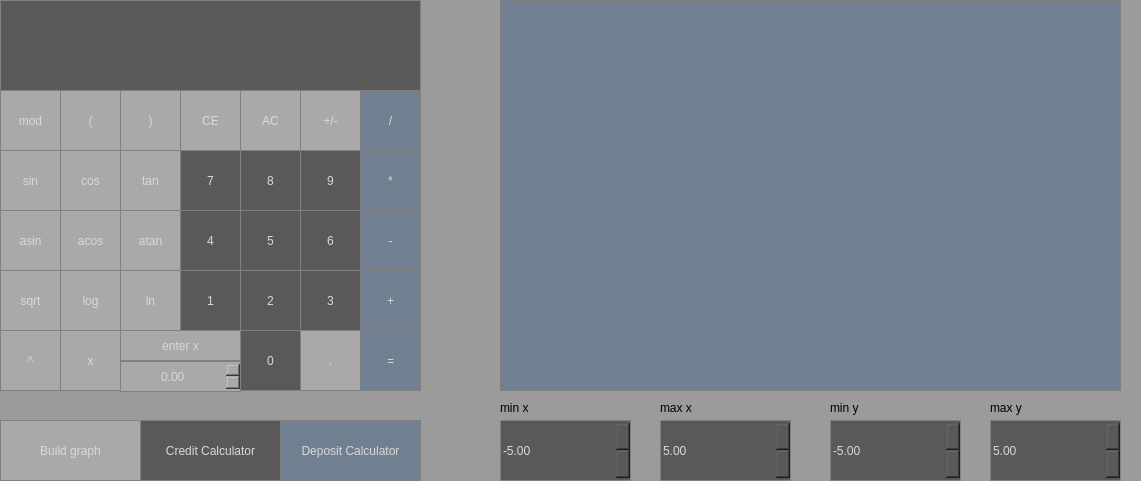
<?xml version="1.0" encoding="UTF-8"?>
<ui version="4.0">
 <class>Calculator</class>
 <widget class="QMainWindow" name="Calculator">
  <property name="geometry">
   <rect>
    <x>0</x>
    <y>0</y>
    <width>1141</width>
    <height>481</height>
   </rect>
  </property>
  <property name="sizePolicy">
   <sizepolicy hsizetype="Fixed" vsizetype="Fixed">
    <horstretch>0</horstretch>
    <verstretch>0</verstretch>
   </sizepolicy>
  </property>
  <property name="mouseTracking">
   <bool>false</bool>
  </property>
  <property name="windowTitle">
   <string>Calculator</string>
  </property>
  <property name="styleSheet">
   <string notr="true">background-color: rgb(155, 155, 156);</string>
  </property>
  <property name="dockOptions">
   <set>QMainWindow::AllowTabbedDocks|QMainWindow::AnimatedDocks</set>
  </property>
  <widget class="QWidget" name="centralwidget">
   <widget class="QLabel" name="calcScreen">
    <property name="geometry">
     <rect>
      <x>0</x>
      <y>0</y>
      <width>421</width>
      <height>91</height>
     </rect>
    </property>
    <property name="sizePolicy">
     <sizepolicy hsizetype="Preferred" vsizetype="Preferred">
      <horstretch>0</horstretch>
      <verstretch>0</verstretch>
     </sizepolicy>
    </property>
    <property name="styleSheet">
     <string notr="true">QLabel {
  	align=&quot;right&quot;;
	background-color: #595959;
	color: #d9d9d9;
   	border: 1px solid grey;
	font: 38pt &quot;.AppleSystemUIFont&quot;;
}
</string>
    </property>
    <property name="text">
     <string/>
    </property>
    <property name="alignment">
     <set>Qt::AlignRight|Qt::AlignTrailing|Qt::AlignVCenter</set>
    </property>
   </widget>
   <widget class="QPushButton" name="fiveButton">
    <property name="enabled">
     <bool>true</bool>
    </property>
    <property name="geometry">
     <rect>
      <x>240</x>
      <y>210</y>
      <width>61</width>
      <height>61</height>
     </rect>
    </property>
    <property name="sizePolicy">
     <sizepolicy hsizetype="Preferred" vsizetype="Preferred">
      <horstretch>0</horstretch>
      <verstretch>0</verstretch>
     </sizepolicy>
    </property>
    <property name="styleSheet">
     <string notr="true">QPushButton {
	background-color: #595959;
	color: #d9d9d9;
   	border: 1px solid grey;
}
QPushButton:pressed {
    background-color: qradialgradient(spread:pad, cx:0.5, cy:0.5, radius:0.5, fx:0.5, fy:0.5, stop:0 rgba(0, 0, 0, 0), stop:0.52 rgba(0, 0, 0, 0), stop:0.565 rgba(82, 121, 76, 33), stop:0.650246 rgba(235, 235, 235, 64), stop:0.724138 rgba(255, 254, 250, 129), stop:0.768473 rgba(255, 255, 255, 204), stop:0.891626 rgba(253, 252, 255, 64), stop:1 rgba(0, 0, 0, 0));
	border: 1px solid grey;
}</string>
    </property>
    <property name="text">
     <string>5</string>
    </property>
   </widget>
   <widget class="QPushButton" name="threeButton">
    <property name="enabled">
     <bool>true</bool>
    </property>
    <property name="geometry">
     <rect>
      <x>300</x>
      <y>270</y>
      <width>61</width>
      <height>61</height>
     </rect>
    </property>
    <property name="sizePolicy">
     <sizepolicy hsizetype="Preferred" vsizetype="Preferred">
      <horstretch>0</horstretch>
      <verstretch>0</verstretch>
     </sizepolicy>
    </property>
    <property name="styleSheet">
     <string notr="true">QPushButton {
	background-color: #595959;
	color: #d9d9d9;
   	border: 1px solid grey;
}
QPushButton:pressed {
    background-color: qradialgradient(spread:pad, cx:0.5, cy:0.5, radius:0.5, fx:0.5, fy:0.5, stop:0 rgba(0, 0, 0, 0), stop:0.52 rgba(0, 0, 0, 0), stop:0.565 rgba(82, 121, 76, 33), stop:0.650246 rgba(235, 235, 235, 64), stop:0.724138 rgba(255, 254, 250, 129), stop:0.768473 rgba(255, 255, 255, 204), stop:0.891626 rgba(253, 252, 255, 64), stop:1 rgba(0, 0, 0, 0));
	border: 1px solid grey;
}</string>
    </property>
    <property name="text">
     <string>3</string>
    </property>
   </widget>
   <widget class="QPushButton" name="acosButton">
    <property name="enabled">
     <bool>true</bool>
    </property>
    <property name="geometry">
     <rect>
      <x>60</x>
      <y>210</y>
      <width>61</width>
      <height>61</height>
     </rect>
    </property>
    <property name="sizePolicy">
     <sizepolicy hsizetype="Preferred" vsizetype="Preferred">
      <horstretch>0</horstretch>
      <verstretch>0</verstretch>
     </sizepolicy>
    </property>
    <property name="styleSheet">
     <string notr="true">QPushButton {
	background-color: #A9A9A9;
	color: #d9d9d9;
   	border: 1px solid gray;
}
QPushButton:pressed {
    	background-color: qradialgradient(spread:pad, cx:0.5, cy:0.5, radius:0.5, fx:0.5, fy:0.5, stop:0 rgba(0, 0, 0, 0), stop:0.52 rgba(0, 0, 0, 0), stop:0.565 rgba(82, 121, 76, 33), stop:0.650246 rgba(235, 235, 235, 64), stop:0.724138 rgba(255, 254, 250, 129), stop:0.768473 rgba(255, 255, 255, 204), stop:0.891626 rgba(253, 252, 255, 64), stop:1 rgba(0, 0, 0, 0));
}</string>
    </property>
    <property name="text">
     <string>acos</string>
    </property>
   </widget>
   <widget class="QPushButton" name="atanButton">
    <property name="enabled">
     <bool>true</bool>
    </property>
    <property name="geometry">
     <rect>
      <x>120</x>
      <y>210</y>
      <width>61</width>
      <height>61</height>
     </rect>
    </property>
    <property name="sizePolicy">
     <sizepolicy hsizetype="Preferred" vsizetype="Preferred">
      <horstretch>0</horstretch>
      <verstretch>0</verstretch>
     </sizepolicy>
    </property>
    <property name="styleSheet">
     <string notr="true">QPushButton {
	background-color: #A9A9A9;
	color: #d9d9d9;
   	border: 1px solid gray;
}
QPushButton:pressed {
    	background-color: qradialgradient(spread:pad, cx:0.5, cy:0.5, radius:0.5, fx:0.5, fy:0.5, stop:0 rgba(0, 0, 0, 0), stop:0.52 rgba(0, 0, 0, 0), stop:0.565 rgba(82, 121, 76, 33), stop:0.650246 rgba(235, 235, 235, 64), stop:0.724138 rgba(255, 254, 250, 129), stop:0.768473 rgba(255, 255, 255, 204), stop:0.891626 rgba(253, 252, 255, 64), stop:1 rgba(0, 0, 0, 0));
}</string>
    </property>
    <property name="text">
     <string>atan</string>
    </property>
   </widget>
   <widget class="QPushButton" name="cosButton">
    <property name="enabled">
     <bool>true</bool>
    </property>
    <property name="geometry">
     <rect>
      <x>60</x>
      <y>150</y>
      <width>61</width>
      <height>61</height>
     </rect>
    </property>
    <property name="sizePolicy">
     <sizepolicy hsizetype="Preferred" vsizetype="Preferred">
      <horstretch>0</horstretch>
      <verstretch>0</verstretch>
     </sizepolicy>
    </property>
    <property name="styleSheet">
     <string notr="true">QPushButton {
	background-color: #A9A9A9;
	color: #d9d9d9;
   	border: 1px solid gray;
}
QPushButton:pressed {
    	background-color: qradialgradient(spread:pad, cx:0.5, cy:0.5, radius:0.5, fx:0.5, fy:0.5, stop:0 rgba(0, 0, 0, 0), stop:0.52 rgba(0, 0, 0, 0), stop:0.565 rgba(82, 121, 76, 33), stop:0.650246 rgba(235, 235, 235, 64), stop:0.724138 rgba(255, 254, 250, 129), stop:0.768473 rgba(255, 255, 255, 204), stop:0.891626 rgba(253, 252, 255, 64), stop:1 rgba(0, 0, 0, 0));
}</string>
    </property>
    <property name="text">
     <string>cos</string>
    </property>
   </widget>
   <widget class="QPushButton" name="mulButton">
    <property name="enabled">
     <bool>true</bool>
    </property>
    <property name="geometry">
     <rect>
      <x>360</x>
      <y>150</y>
      <width>61</width>
      <height>61</height>
     </rect>
    </property>
    <property name="sizePolicy">
     <sizepolicy hsizetype="Preferred" vsizetype="Preferred">
      <horstretch>0</horstretch>
      <verstretch>0</verstretch>
     </sizepolicy>
    </property>
    <property name="styleSheet">
     <string notr="true">QPushButton {
  background-color: #708090;
  color: #d9d9d9; 
  border: 1px solid gray;
}

QPushButton:pressed {
    background-color: qradialgradient(spread:pad, cx:0.5, cy:0.5, radius:0.5, fx:0.5, fy:0.5, stop:0 rgba(0, 0, 0, 0), stop:0.52 rgba(0, 0, 0, 0), stop:0.565 rgba(82, 121, 76, 33), stop:0.650246 rgba(235, 235, 235, 64), stop:0.724138 rgba(255, 254, 250, 129), stop:0.768473 rgba(255, 255, 255, 204), stop:0.891626 rgba(253, 252, 255, 64), stop:1 rgba(0, 0, 0, 0));
}</string>
    </property>
    <property name="text">
     <string>*</string>
    </property>
   </widget>
   <widget class="QPushButton" name="ACButton">
    <property name="enabled">
     <bool>true</bool>
    </property>
    <property name="geometry">
     <rect>
      <x>240</x>
      <y>90</y>
      <width>61</width>
      <height>61</height>
     </rect>
    </property>
    <property name="sizePolicy">
     <sizepolicy hsizetype="Preferred" vsizetype="Preferred">
      <horstretch>0</horstretch>
      <verstretch>0</verstretch>
     </sizepolicy>
    </property>
    <property name="styleSheet">
     <string notr="true">QPushButton {
	background-color: #A9A9A9;
	color: #d9d9d9;
   	border: 1px solid gray;
}
QPushButton:pressed {
    	background-color: qradialgradient(spread:pad, cx:0.5, cy:0.5, radius:0.5, fx:0.5, fy:0.5, stop:0 rgba(0, 0, 0, 0), stop:0.52 rgba(0, 0, 0, 0), stop:0.565 rgba(82, 121, 76, 33), stop:0.650246 rgba(235, 235, 235, 64), stop:0.724138 rgba(255, 254, 250, 129), stop:0.768473 rgba(255, 255, 255, 204), stop:0.891626 rgba(253, 252, 255, 64), stop:1 rgba(0, 0, 0, 0));
}</string>
    </property>
    <property name="text">
     <string>AC</string>
    </property>
   </widget>
   <widget class="QPushButton" name="oneButton">
    <property name="enabled">
     <bool>true</bool>
    </property>
    <property name="geometry">
     <rect>
      <x>180</x>
      <y>270</y>
      <width>61</width>
      <height>61</height>
     </rect>
    </property>
    <property name="sizePolicy">
     <sizepolicy hsizetype="Preferred" vsizetype="Preferred">
      <horstretch>0</horstretch>
      <verstretch>0</verstretch>
     </sizepolicy>
    </property>
    <property name="styleSheet">
     <string notr="true">QPushButton {
	background-color: #595959;
	color: #d9d9d9;
   	border: 1px solid grey;
}
QPushButton:pressed {
    background-color: qradialgradient(spread:pad, cx:0.5, cy:0.5, radius:0.5, fx:0.5, fy:0.5, stop:0 rgba(0, 0, 0, 0), stop:0.52 rgba(0, 0, 0, 0), stop:0.565 rgba(82, 121, 76, 33), stop:0.650246 rgba(235, 235, 235, 64), stop:0.724138 rgba(255, 254, 250, 129), stop:0.768473 rgba(255, 255, 255, 204), stop:0.891626 rgba(253, 252, 255, 64), stop:1 rgba(0, 0, 0, 0));
	border: 1px solid grey;
}</string>
    </property>
    <property name="text">
     <string>1</string>
    </property>
   </widget>
   <widget class="QPushButton" name="lBracketButton">
    <property name="enabled">
     <bool>true</bool>
    </property>
    <property name="geometry">
     <rect>
      <x>60</x>
      <y>90</y>
      <width>61</width>
      <height>61</height>
     </rect>
    </property>
    <property name="sizePolicy">
     <sizepolicy hsizetype="Preferred" vsizetype="Preferred">
      <horstretch>0</horstretch>
      <verstretch>0</verstretch>
     </sizepolicy>
    </property>
    <property name="styleSheet">
     <string notr="true">QPushButton {
	background-color: #A9A9A9;
	color: #d9d9d9;
   	border: 1px solid gray;
}
QPushButton:pressed {
    	background-color: qradialgradient(spread:pad, cx:0.5, cy:0.5, radius:0.5, fx:0.5, fy:0.5, stop:0 rgba(0, 0, 0, 0), stop:0.52 rgba(0, 0, 0, 0), stop:0.565 rgba(82, 121, 76, 33), stop:0.650246 rgba(235, 235, 235, 64), stop:0.724138 rgba(255, 254, 250, 129), stop:0.768473 rgba(255, 255, 255, 204), stop:0.891626 rgba(253, 252, 255, 64), stop:1 rgba(0, 0, 0, 0));
}</string>
    </property>
    <property name="text">
     <string>(</string>
    </property>
   </widget>
   <widget class="QPushButton" name="sixButton">
    <property name="enabled">
     <bool>true</bool>
    </property>
    <property name="geometry">
     <rect>
      <x>300</x>
      <y>210</y>
      <width>61</width>
      <height>61</height>
     </rect>
    </property>
    <property name="sizePolicy">
     <sizepolicy hsizetype="Preferred" vsizetype="Preferred">
      <horstretch>0</horstretch>
      <verstretch>0</verstretch>
     </sizepolicy>
    </property>
    <property name="styleSheet">
     <string notr="true">QPushButton {
	background-color: #595959;
	color: #d9d9d9;
   	border: 1px solid grey;
}
QPushButton:pressed {
    background-color: qradialgradient(spread:pad, cx:0.5, cy:0.5, radius:0.5, fx:0.5, fy:0.5, stop:0 rgba(0, 0, 0, 0), stop:0.52 rgba(0, 0, 0, 0), stop:0.565 rgba(82, 121, 76, 33), stop:0.650246 rgba(235, 235, 235, 64), stop:0.724138 rgba(255, 254, 250, 129), stop:0.768473 rgba(255, 255, 255, 204), stop:0.891626 rgba(253, 252, 255, 64), stop:1 rgba(0, 0, 0, 0));
	border: 1px solid grey;
}</string>
    </property>
    <property name="text">
     <string>6</string>
    </property>
   </widget>
   <widget class="QPushButton" name="powerButton">
    <property name="enabled">
     <bool>true</bool>
    </property>
    <property name="geometry">
     <rect>
      <x>0</x>
      <y>330</y>
      <width>61</width>
      <height>61</height>
     </rect>
    </property>
    <property name="sizePolicy">
     <sizepolicy hsizetype="Preferred" vsizetype="Preferred">
      <horstretch>0</horstretch>
      <verstretch>0</verstretch>
     </sizepolicy>
    </property>
    <property name="styleSheet">
     <string notr="true">QPushButton {
	background-color: #A9A9A9;
	color: #d9d9d9;
   	border: 1px solid gray;
}
QPushButton:pressed {
    	background-color: qradialgradient(spread:pad, cx:0.5, cy:0.5, radius:0.5, fx:0.5, fy:0.5, stop:0 rgba(0, 0, 0, 0), stop:0.52 rgba(0, 0, 0, 0), stop:0.565 rgba(82, 121, 76, 33), stop:0.650246 rgba(235, 235, 235, 64), stop:0.724138 rgba(255, 254, 250, 129), stop:0.768473 rgba(255, 255, 255, 204), stop:0.891626 rgba(253, 252, 255, 64), stop:1 rgba(0, 0, 0, 0));
}</string>
    </property>
    <property name="text">
     <string>^</string>
    </property>
   </widget>
   <widget class="QPushButton" name="equalButton">
    <property name="enabled">
     <bool>true</bool>
    </property>
    <property name="geometry">
     <rect>
      <x>360</x>
      <y>330</y>
      <width>61</width>
      <height>61</height>
     </rect>
    </property>
    <property name="sizePolicy">
     <sizepolicy hsizetype="Preferred" vsizetype="Preferred">
      <horstretch>0</horstretch>
      <verstretch>0</verstretch>
     </sizepolicy>
    </property>
    <property name="styleSheet">
     <string notr="true">QPushButton {
  background-color: #708090;
  color: #d9d9d9; 
  border: 1px solid gray;
}

QPushButton:pressed {
    background-color: qradialgradient(spread:pad, cx:0.5, cy:0.5, radius:0.5, fx:0.5, fy:0.5, stop:0 rgba(0, 0, 0, 0), stop:0.52 rgba(0, 0, 0, 0), stop:0.565 rgba(82, 121, 76, 33), stop:0.650246 rgba(235, 235, 235, 64), stop:0.724138 rgba(255, 254, 250, 129), stop:0.768473 rgba(255, 255, 255, 204), stop:0.891626 rgba(253, 252, 255, 64), stop:1 rgba(0, 0, 0, 0));
}</string>
    </property>
    <property name="text">
     <string>=</string>
    </property>
   </widget>
   <widget class="QPushButton" name="plusButton">
    <property name="enabled">
     <bool>true</bool>
    </property>
    <property name="geometry">
     <rect>
      <x>360</x>
      <y>270</y>
      <width>61</width>
      <height>61</height>
     </rect>
    </property>
    <property name="sizePolicy">
     <sizepolicy hsizetype="Preferred" vsizetype="Preferred">
      <horstretch>0</horstretch>
      <verstretch>0</verstretch>
     </sizepolicy>
    </property>
    <property name="styleSheet">
     <string notr="true">QPushButton {
  background-color: #708090;
  color: #d9d9d9; 
  border: 1px solid gray;
}

QPushButton:pressed {
    background-color: qradialgradient(spread:pad, cx:0.5, cy:0.5, radius:0.5, fx:0.5, fy:0.5, stop:0 rgba(0, 0, 0, 0), stop:0.52 rgba(0, 0, 0, 0), stop:0.565 rgba(82, 121, 76, 33), stop:0.650246 rgba(235, 235, 235, 64), stop:0.724138 rgba(255, 254, 250, 129), stop:0.768473 rgba(255, 255, 255, 204), stop:0.891626 rgba(253, 252, 255, 64), stop:1 rgba(0, 0, 0, 0));
}</string>
    </property>
    <property name="text">
     <string>+</string>
    </property>
   </widget>
   <widget class="QPushButton" name="sqrtButton">
    <property name="enabled">
     <bool>true</bool>
    </property>
    <property name="geometry">
     <rect>
      <x>0</x>
      <y>270</y>
      <width>61</width>
      <height>61</height>
     </rect>
    </property>
    <property name="sizePolicy">
     <sizepolicy hsizetype="Preferred" vsizetype="Preferred">
      <horstretch>0</horstretch>
      <verstretch>0</verstretch>
     </sizepolicy>
    </property>
    <property name="styleSheet">
     <string notr="true">QPushButton {
	background-color: #A9A9A9;
	color: #d9d9d9;
   	border: 1px solid gray;
}
QPushButton:pressed {
    	background-color: qradialgradient(spread:pad, cx:0.5, cy:0.5, radius:0.5, fx:0.5, fy:0.5, stop:0 rgba(0, 0, 0, 0), stop:0.52 rgba(0, 0, 0, 0), stop:0.565 rgba(82, 121, 76, 33), stop:0.650246 rgba(235, 235, 235, 64), stop:0.724138 rgba(255, 254, 250, 129), stop:0.768473 rgba(255, 255, 255, 204), stop:0.891626 rgba(253, 252, 255, 64), stop:1 rgba(0, 0, 0, 0));
}</string>
    </property>
    <property name="text">
     <string>sqrt</string>
    </property>
   </widget>
   <widget class="QPushButton" name="twoButton">
    <property name="enabled">
     <bool>true</bool>
    </property>
    <property name="geometry">
     <rect>
      <x>240</x>
      <y>270</y>
      <width>61</width>
      <height>61</height>
     </rect>
    </property>
    <property name="sizePolicy">
     <sizepolicy hsizetype="Preferred" vsizetype="Preferred">
      <horstretch>0</horstretch>
      <verstretch>0</verstretch>
     </sizepolicy>
    </property>
    <property name="styleSheet">
     <string notr="true">QPushButton {
	background-color: #595959;
	color: #d9d9d9;
   	border: 1px solid grey;
}
QPushButton:pressed {
    background-color: qradialgradient(spread:pad, cx:0.5, cy:0.5, radius:0.5, fx:0.5, fy:0.5, stop:0 rgba(0, 0, 0, 0), stop:0.52 rgba(0, 0, 0, 0), stop:0.565 rgba(82, 121, 76, 33), stop:0.650246 rgba(235, 235, 235, 64), stop:0.724138 rgba(255, 254, 250, 129), stop:0.768473 rgba(255, 255, 255, 204), stop:0.891626 rgba(253, 252, 255, 64), stop:1 rgba(0, 0, 0, 0));
	border: 1px solid grey;
}</string>
    </property>
    <property name="text">
     <string>2</string>
    </property>
   </widget>
   <widget class="QPushButton" name="tanButton">
    <property name="enabled">
     <bool>true</bool>
    </property>
    <property name="geometry">
     <rect>
      <x>120</x>
      <y>150</y>
      <width>61</width>
      <height>61</height>
     </rect>
    </property>
    <property name="sizePolicy">
     <sizepolicy hsizetype="Preferred" vsizetype="Preferred">
      <horstretch>0</horstretch>
      <verstretch>0</verstretch>
     </sizepolicy>
    </property>
    <property name="styleSheet">
     <string notr="true">QPushButton {
	background-color: #A9A9A9;
	color: #d9d9d9;
   	border: 1px solid gray;
}
QPushButton:pressed {
    	background-color: qradialgradient(spread:pad, cx:0.5, cy:0.5, radius:0.5, fx:0.5, fy:0.5, stop:0 rgba(0, 0, 0, 0), stop:0.52 rgba(0, 0, 0, 0), stop:0.565 rgba(82, 121, 76, 33), stop:0.650246 rgba(235, 235, 235, 64), stop:0.724138 rgba(255, 254, 250, 129), stop:0.768473 rgba(255, 255, 255, 204), stop:0.891626 rgba(253, 252, 255, 64), stop:1 rgba(0, 0, 0, 0));
}</string>
    </property>
    <property name="text">
     <string>tan</string>
    </property>
   </widget>
   <widget class="QPushButton" name="xButton">
    <property name="enabled">
     <bool>true</bool>
    </property>
    <property name="geometry">
     <rect>
      <x>60</x>
      <y>330</y>
      <width>61</width>
      <height>61</height>
     </rect>
    </property>
    <property name="sizePolicy">
     <sizepolicy hsizetype="Preferred" vsizetype="Preferred">
      <horstretch>0</horstretch>
      <verstretch>0</verstretch>
     </sizepolicy>
    </property>
    <property name="styleSheet">
     <string notr="true">QPushButton {
	background-color: #A9A9A9;
	color: #d9d9d9;
   	border: 1px solid gray;
}
QPushButton:pressed {
    	background-color: qradialgradient(spread:pad, cx:0.5, cy:0.5, radius:0.5, fx:0.5, fy:0.5, stop:0 rgba(0, 0, 0, 0), stop:0.52 rgba(0, 0, 0, 0), stop:0.565 rgba(82, 121, 76, 33), stop:0.650246 rgba(235, 235, 235, 64), stop:0.724138 rgba(255, 254, 250, 129), stop:0.768473 rgba(255, 255, 255, 204), stop:0.891626 rgba(253, 252, 255, 64), stop:1 rgba(0, 0, 0, 0));
}</string>
    </property>
    <property name="text">
     <string>x</string>
    </property>
   </widget>
   <widget class="QPushButton" name="nullButton">
    <property name="enabled">
     <bool>true</bool>
    </property>
    <property name="geometry">
     <rect>
      <x>240</x>
      <y>330</y>
      <width>61</width>
      <height>61</height>
     </rect>
    </property>
    <property name="sizePolicy">
     <sizepolicy hsizetype="Preferred" vsizetype="Preferred">
      <horstretch>0</horstretch>
      <verstretch>0</verstretch>
     </sizepolicy>
    </property>
    <property name="styleSheet">
     <string notr="true">QPushButton {
	background-color: #595959;
	color: #d9d9d9;
   	border: 1px solid grey;
}
QPushButton:pressed {
    background-color: qradialgradient(spread:pad, cx:0.5, cy:0.5, radius:0.5, fx:0.5, fy:0.5, stop:0 rgba(0, 0, 0, 0), stop:0.52 rgba(0, 0, 0, 0), stop:0.565 rgba(82, 121, 76, 33), stop:0.650246 rgba(235, 235, 235, 64), stop:0.724138 rgba(255, 254, 250, 129), stop:0.768473 rgba(255, 255, 255, 204), stop:0.891626 rgba(253, 252, 255, 64), stop:1 rgba(0, 0, 0, 0));
	border: 1px solid grey;
}</string>
    </property>
    <property name="text">
     <string>0</string>
    </property>
   </widget>
   <widget class="QPushButton" name="divButton">
    <property name="enabled">
     <bool>true</bool>
    </property>
    <property name="geometry">
     <rect>
      <x>360</x>
      <y>90</y>
      <width>61</width>
      <height>61</height>
     </rect>
    </property>
    <property name="sizePolicy">
     <sizepolicy hsizetype="Preferred" vsizetype="Preferred">
      <horstretch>0</horstretch>
      <verstretch>0</verstretch>
     </sizepolicy>
    </property>
    <property name="styleSheet">
     <string notr="true">QPushButton {
  background-color: #708090;
  color: #d9d9d9; 
  border: 1px solid gray;
}

QPushButton:pressed {
    background-color: qradialgradient(spread:pad, cx:0.5, cy:0.5, radius:0.5, fx:0.5, fy:0.5, stop:0 rgba(0, 0, 0, 0), stop:0.52 rgba(0, 0, 0, 0), stop:0.565 rgba(82, 121, 76, 33), stop:0.650246 rgba(235, 235, 235, 64), stop:0.724138 rgba(255, 254, 250, 129), stop:0.768473 rgba(255, 255, 255, 204), stop:0.891626 rgba(253, 252, 255, 64), stop:1 rgba(0, 0, 0, 0));
}</string>
    </property>
    <property name="text">
     <string>/</string>
    </property>
   </widget>
   <widget class="QPushButton" name="sevenButton">
    <property name="enabled">
     <bool>true</bool>
    </property>
    <property name="geometry">
     <rect>
      <x>180</x>
      <y>150</y>
      <width>61</width>
      <height>61</height>
     </rect>
    </property>
    <property name="sizePolicy">
     <sizepolicy hsizetype="Preferred" vsizetype="Preferred">
      <horstretch>0</horstretch>
      <verstretch>0</verstretch>
     </sizepolicy>
    </property>
    <property name="styleSheet">
     <string notr="true">QPushButton {
	background-color: #595959;
	color: #d9d9d9;
   	border: 1px solid grey;
}
QPushButton:pressed {
    background-color: qradialgradient(spread:pad, cx:0.5, cy:0.5, radius:0.5, fx:0.5, fy:0.5, stop:0 rgba(0, 0, 0, 0), stop:0.52 rgba(0, 0, 0, 0), stop:0.565 rgba(82, 121, 76, 33), stop:0.650246 rgba(235, 235, 235, 64), stop:0.724138 rgba(255, 254, 250, 129), stop:0.768473 rgba(255, 255, 255, 204), stop:0.891626 rgba(253, 252, 255, 64), stop:1 rgba(0, 0, 0, 0));
	border: 1px solid grey;
}</string>
    </property>
    <property name="text">
     <string>7</string>
    </property>
   </widget>
   <widget class="QPushButton" name="logButton">
    <property name="enabled">
     <bool>true</bool>
    </property>
    <property name="geometry">
     <rect>
      <x>60</x>
      <y>270</y>
      <width>61</width>
      <height>61</height>
     </rect>
    </property>
    <property name="sizePolicy">
     <sizepolicy hsizetype="Preferred" vsizetype="Preferred">
      <horstretch>0</horstretch>
      <verstretch>0</verstretch>
     </sizepolicy>
    </property>
    <property name="styleSheet">
     <string notr="true">QPushButton {
	background-color: #A9A9A9;
	color: #d9d9d9;
   	border: 1px solid gray;
}
QPushButton:pressed {
    	background-color: qradialgradient(spread:pad, cx:0.5, cy:0.5, radius:0.5, fx:0.5, fy:0.5, stop:0 rgba(0, 0, 0, 0), stop:0.52 rgba(0, 0, 0, 0), stop:0.565 rgba(82, 121, 76, 33), stop:0.650246 rgba(235, 235, 235, 64), stop:0.724138 rgba(255, 254, 250, 129), stop:0.768473 rgba(255, 255, 255, 204), stop:0.891626 rgba(253, 252, 255, 64), stop:1 rgba(0, 0, 0, 0));
}</string>
    </property>
    <property name="text">
     <string>log</string>
    </property>
   </widget>
   <widget class="QPushButton" name="fourButton">
    <property name="enabled">
     <bool>true</bool>
    </property>
    <property name="geometry">
     <rect>
      <x>180</x>
      <y>210</y>
      <width>61</width>
      <height>61</height>
     </rect>
    </property>
    <property name="sizePolicy">
     <sizepolicy hsizetype="Preferred" vsizetype="Preferred">
      <horstretch>0</horstretch>
      <verstretch>0</verstretch>
     </sizepolicy>
    </property>
    <property name="styleSheet">
     <string notr="true">QPushButton {
	background-color: #595959;
	color: #d9d9d9;
   	border: 1px solid grey;
}
QPushButton:pressed {
    background-color: qradialgradient(spread:pad, cx:0.5, cy:0.5, radius:0.5, fx:0.5, fy:0.5, stop:0 rgba(0, 0, 0, 0), stop:0.52 rgba(0, 0, 0, 0), stop:0.565 rgba(82, 121, 76, 33), stop:0.650246 rgba(235, 235, 235, 64), stop:0.724138 rgba(255, 254, 250, 129), stop:0.768473 rgba(255, 255, 255, 204), stop:0.891626 rgba(253, 252, 255, 64), stop:1 rgba(0, 0, 0, 0));
	border: 1px solid grey;
}</string>
    </property>
    <property name="text">
     <string>4</string>
    </property>
   </widget>
   <widget class="QPushButton" name="asinButton">
    <property name="enabled">
     <bool>true</bool>
    </property>
    <property name="geometry">
     <rect>
      <x>0</x>
      <y>210</y>
      <width>61</width>
      <height>61</height>
     </rect>
    </property>
    <property name="sizePolicy">
     <sizepolicy hsizetype="Preferred" vsizetype="Preferred">
      <horstretch>0</horstretch>
      <verstretch>0</verstretch>
     </sizepolicy>
    </property>
    <property name="styleSheet">
     <string notr="true">QPushButton {
	background-color: #A9A9A9;
	color: #d9d9d9;
   	border: 1px solid gray;
}
QPushButton:pressed {
    	background-color: qradialgradient(spread:pad, cx:0.5, cy:0.5, radius:0.5, fx:0.5, fy:0.5, stop:0 rgba(0, 0, 0, 0), stop:0.52 rgba(0, 0, 0, 0), stop:0.565 rgba(82, 121, 76, 33), stop:0.650246 rgba(235, 235, 235, 64), stop:0.724138 rgba(255, 254, 250, 129), stop:0.768473 rgba(255, 255, 255, 204), stop:0.891626 rgba(253, 252, 255, 64), stop:1 rgba(0, 0, 0, 0));
}</string>
    </property>
    <property name="text">
     <string>asin</string>
    </property>
   </widget>
   <widget class="QPushButton" name="unaryButton">
    <property name="enabled">
     <bool>true</bool>
    </property>
    <property name="geometry">
     <rect>
      <x>300</x>
      <y>90</y>
      <width>61</width>
      <height>61</height>
     </rect>
    </property>
    <property name="sizePolicy">
     <sizepolicy hsizetype="Preferred" vsizetype="Preferred">
      <horstretch>0</horstretch>
      <verstretch>0</verstretch>
     </sizepolicy>
    </property>
    <property name="styleSheet">
     <string notr="true">QPushButton {
	background-color: #A9A9A9;
	color: #d9d9d9;
   	border: 1px solid gray;
}
QPushButton:pressed {
    	background-color: qradialgradient(spread:pad, cx:0.5, cy:0.5, radius:0.5, fx:0.5, fy:0.5, stop:0 rgba(0, 0, 0, 0), stop:0.52 rgba(0, 0, 0, 0), stop:0.565 rgba(82, 121, 76, 33), stop:0.650246 rgba(235, 235, 235, 64), stop:0.724138 rgba(255, 254, 250, 129), stop:0.768473 rgba(255, 255, 255, 204), stop:0.891626 rgba(253, 252, 255, 64), stop:1 rgba(0, 0, 0, 0));
}</string>
    </property>
    <property name="text">
     <string>+/-</string>
    </property>
   </widget>
   <widget class="QPushButton" name="depositButton">
    <property name="enabled">
     <bool>true</bool>
    </property>
    <property name="geometry">
     <rect>
      <x>280</x>
      <y>420</y>
      <width>141</width>
      <height>61</height>
     </rect>
    </property>
    <property name="sizePolicy">
     <sizepolicy hsizetype="Fixed" vsizetype="Fixed">
      <horstretch>0</horstretch>
      <verstretch>0</verstretch>
     </sizepolicy>
    </property>
    <property name="styleSheet">
     <string notr="true">QPushButton {
  background-color: #708090;
  color: #d9d9d9; 
  border: 1px solid gray;
}

QPushButton:pressed {
    background-color: qradialgradient(spread:pad, cx:0.5, cy:0.5, radius:0.5, fx:0.5, fy:0.5, stop:0 rgba(0, 0, 0, 0), stop:0.52 rgba(0, 0, 0, 0), stop:0.565 rgba(82, 121, 76, 33), stop:0.650246 rgba(235, 235, 235, 64), stop:0.724138 rgba(255, 254, 250, 129), stop:0.768473 rgba(255, 255, 255, 204), stop:0.891626 rgba(253, 252, 255, 64), stop:1 rgba(0, 0, 0, 0));
}</string>
    </property>
    <property name="text">
     <string>Deposit Calculator</string>
    </property>
   </widget>
   <widget class="QPushButton" name="graphButton">
    <property name="enabled">
     <bool>true</bool>
    </property>
    <property name="geometry">
     <rect>
      <x>0</x>
      <y>420</y>
      <width>141</width>
      <height>61</height>
     </rect>
    </property>
    <property name="sizePolicy">
     <sizepolicy hsizetype="Preferred" vsizetype="Preferred">
      <horstretch>0</horstretch>
      <verstretch>0</verstretch>
     </sizepolicy>
    </property>
    <property name="styleSheet">
     <string notr="true">QPushButton {
	background-color: #A9A9A9;
	color: #d9d9d9;
   	border: 1px solid gray;
}
QPushButton:pressed {
    	background-color: qradialgradient(spread:pad, cx:0.5, cy:0.5, radius:0.5, fx:0.5, fy:0.5, stop:0 rgba(0, 0, 0, 0), stop:0.52 rgba(0, 0, 0, 0), stop:0.565 rgba(82, 121, 76, 33), stop:0.650246 rgba(235, 235, 235, 64), stop:0.724138 rgba(255, 254, 250, 129), stop:0.768473 rgba(255, 255, 255, 204), stop:0.891626 rgba(253, 252, 255, 64), stop:1 rgba(0, 0, 0, 0));
}</string>
    </property>
    <property name="text">
     <string>Build graph</string>
    </property>
   </widget>
   <widget class="QPushButton" name="modButton">
    <property name="enabled">
     <bool>true</bool>
    </property>
    <property name="geometry">
     <rect>
      <x>0</x>
      <y>90</y>
      <width>61</width>
      <height>61</height>
     </rect>
    </property>
    <property name="sizePolicy">
     <sizepolicy hsizetype="Preferred" vsizetype="Preferred">
      <horstretch>0</horstretch>
      <verstretch>0</verstretch>
     </sizepolicy>
    </property>
    <property name="styleSheet">
     <string notr="true">QPushButton {
	background-color: #A9A9A9;
	color: #d9d9d9;
   	border: 1px solid gray;
}
QPushButton:pressed {
    	background-color: qradialgradient(spread:pad, cx:0.5, cy:0.5, radius:0.5, fx:0.5, fy:0.5, stop:0 rgba(0, 0, 0, 0), stop:0.52 rgba(0, 0, 0, 0), stop:0.565 rgba(82, 121, 76, 33), stop:0.650246 rgba(235, 235, 235, 64), stop:0.724138 rgba(255, 254, 250, 129), stop:0.768473 rgba(255, 255, 255, 204), stop:0.891626 rgba(253, 252, 255, 64), stop:1 rgba(0, 0, 0, 0));
}</string>
    </property>
    <property name="text">
     <string>mod</string>
    </property>
   </widget>
   <widget class="QPushButton" name="CButton">
    <property name="enabled">
     <bool>true</bool>
    </property>
    <property name="geometry">
     <rect>
      <x>180</x>
      <y>90</y>
      <width>61</width>
      <height>61</height>
     </rect>
    </property>
    <property name="sizePolicy">
     <sizepolicy hsizetype="Preferred" vsizetype="Preferred">
      <horstretch>0</horstretch>
      <verstretch>0</verstretch>
     </sizepolicy>
    </property>
    <property name="styleSheet">
     <string notr="true">QPushButton {
	background-color: #A9A9A9;
	color: #d9d9d9;
   	border: 1px solid gray;
}
QPushButton:pressed {
    	background-color: qradialgradient(spread:pad, cx:0.5, cy:0.5, radius:0.5, fx:0.5, fy:0.5, stop:0 rgba(0, 0, 0, 0), stop:0.52 rgba(0, 0, 0, 0), stop:0.565 rgba(82, 121, 76, 33), stop:0.650246 rgba(235, 235, 235, 64), stop:0.724138 rgba(255, 254, 250, 129), stop:0.768473 rgba(255, 255, 255, 204), stop:0.891626 rgba(253, 252, 255, 64), stop:1 rgba(0, 0, 0, 0));
}</string>
    </property>
    <property name="text">
     <string>CE</string>
    </property>
   </widget>
   <widget class="QPushButton" name="rBracketButton">
    <property name="enabled">
     <bool>true</bool>
    </property>
    <property name="geometry">
     <rect>
      <x>120</x>
      <y>90</y>
      <width>61</width>
      <height>61</height>
     </rect>
    </property>
    <property name="sizePolicy">
     <sizepolicy hsizetype="Preferred" vsizetype="Preferred">
      <horstretch>0</horstretch>
      <verstretch>0</verstretch>
     </sizepolicy>
    </property>
    <property name="styleSheet">
     <string notr="true">QPushButton {
	background-color: #A9A9A9;
	color: #d9d9d9;
   	border: 1px solid gray;
}
QPushButton:pressed {
    	background-color: qradialgradient(spread:pad, cx:0.5, cy:0.5, radius:0.5, fx:0.5, fy:0.5, stop:0 rgba(0, 0, 0, 0), stop:0.52 rgba(0, 0, 0, 0), stop:0.565 rgba(82, 121, 76, 33), stop:0.650246 rgba(235, 235, 235, 64), stop:0.724138 rgba(255, 254, 250, 129), stop:0.768473 rgba(255, 255, 255, 204), stop:0.891626 rgba(253, 252, 255, 64), stop:1 rgba(0, 0, 0, 0));
}</string>
    </property>
    <property name="text">
     <string>)</string>
    </property>
   </widget>
   <widget class="QPushButton" name="sinButton">
    <property name="enabled">
     <bool>true</bool>
    </property>
    <property name="geometry">
     <rect>
      <x>0</x>
      <y>150</y>
      <width>61</width>
      <height>61</height>
     </rect>
    </property>
    <property name="sizePolicy">
     <sizepolicy hsizetype="Preferred" vsizetype="Preferred">
      <horstretch>0</horstretch>
      <verstretch>0</verstretch>
     </sizepolicy>
    </property>
    <property name="styleSheet">
     <string notr="true">QPushButton {
	background-color: #A9A9A9;
	color: #d9d9d9;
   	border: 1px solid gray;
}
QPushButton:pressed {
    	background-color: qradialgradient(spread:pad, cx:0.5, cy:0.5, radius:0.5, fx:0.5, fy:0.5, stop:0 rgba(0, 0, 0, 0), stop:0.52 rgba(0, 0, 0, 0), stop:0.565 rgba(82, 121, 76, 33), stop:0.650246 rgba(235, 235, 235, 64), stop:0.724138 rgba(255, 254, 250, 129), stop:0.768473 rgba(255, 255, 255, 204), stop:0.891626 rgba(253, 252, 255, 64), stop:1 rgba(0, 0, 0, 0));
}</string>
    </property>
    <property name="text">
     <string>sin</string>
    </property>
   </widget>
   <widget class="QPushButton" name="dotButton">
    <property name="enabled">
     <bool>true</bool>
    </property>
    <property name="geometry">
     <rect>
      <x>300</x>
      <y>330</y>
      <width>61</width>
      <height>61</height>
     </rect>
    </property>
    <property name="sizePolicy">
     <sizepolicy hsizetype="Preferred" vsizetype="Preferred">
      <horstretch>0</horstretch>
      <verstretch>0</verstretch>
     </sizepolicy>
    </property>
    <property name="styleSheet">
     <string notr="true">QPushButton {
	background-color: #A9A9A9;
	color: #d9d9d9;
   	border: 1px solid gray;
}
QPushButton:pressed {
    	background-color: qradialgradient(spread:pad, cx:0.5, cy:0.5, radius:0.5, fx:0.5, fy:0.5, stop:0 rgba(0, 0, 0, 0), stop:0.52 rgba(0, 0, 0, 0), stop:0.565 rgba(82, 121, 76, 33), stop:0.650246 rgba(235, 235, 235, 64), stop:0.724138 rgba(255, 254, 250, 129), stop:0.768473 rgba(255, 255, 255, 204), stop:0.891626 rgba(253, 252, 255, 64), stop:1 rgba(0, 0, 0, 0));
}</string>
    </property>
    <property name="text">
     <string>.</string>
    </property>
   </widget>
   <widget class="QPushButton" name="nineButton">
    <property name="enabled">
     <bool>true</bool>
    </property>
    <property name="geometry">
     <rect>
      <x>300</x>
      <y>150</y>
      <width>61</width>
      <height>61</height>
     </rect>
    </property>
    <property name="sizePolicy">
     <sizepolicy hsizetype="Preferred" vsizetype="Preferred">
      <horstretch>0</horstretch>
      <verstretch>0</verstretch>
     </sizepolicy>
    </property>
    <property name="styleSheet">
     <string notr="true">QPushButton {
	background-color: #595959;
	color: #d9d9d9;
   	border: 1px solid grey;
}
QPushButton:pressed {
    background-color: qradialgradient(spread:pad, cx:0.5, cy:0.5, radius:0.5, fx:0.5, fy:0.5, stop:0 rgba(0, 0, 0, 0), stop:0.52 rgba(0, 0, 0, 0), stop:0.565 rgba(82, 121, 76, 33), stop:0.650246 rgba(235, 235, 235, 64), stop:0.724138 rgba(255, 254, 250, 129), stop:0.768473 rgba(255, 255, 255, 204), stop:0.891626 rgba(253, 252, 255, 64), stop:1 rgba(0, 0, 0, 0));
	border: 1px solid grey;
}</string>
    </property>
    <property name="text">
     <string>9</string>
    </property>
   </widget>
   <widget class="QPushButton" name="lnButton">
    <property name="enabled">
     <bool>true</bool>
    </property>
    <property name="geometry">
     <rect>
      <x>120</x>
      <y>270</y>
      <width>61</width>
      <height>61</height>
     </rect>
    </property>
    <property name="sizePolicy">
     <sizepolicy hsizetype="Preferred" vsizetype="Preferred">
      <horstretch>0</horstretch>
      <verstretch>0</verstretch>
     </sizepolicy>
    </property>
    <property name="styleSheet">
     <string notr="true">QPushButton {
	background-color: #A9A9A9;
	color: #d9d9d9;
   	border: 1px solid gray;
}
QPushButton:pressed {
    	background-color: qradialgradient(spread:pad, cx:0.5, cy:0.5, radius:0.5, fx:0.5, fy:0.5, stop:0 rgba(0, 0, 0, 0), stop:0.52 rgba(0, 0, 0, 0), stop:0.565 rgba(82, 121, 76, 33), stop:0.650246 rgba(235, 235, 235, 64), stop:0.724138 rgba(255, 254, 250, 129), stop:0.768473 rgba(255, 255, 255, 204), stop:0.891626 rgba(253, 252, 255, 64), stop:1 rgba(0, 0, 0, 0));
}</string>
    </property>
    <property name="text">
     <string>ln</string>
    </property>
   </widget>
   <widget class="QPushButton" name="minusButton">
    <property name="enabled">
     <bool>true</bool>
    </property>
    <property name="geometry">
     <rect>
      <x>360</x>
      <y>210</y>
      <width>61</width>
      <height>61</height>
     </rect>
    </property>
    <property name="sizePolicy">
     <sizepolicy hsizetype="Preferred" vsizetype="Preferred">
      <horstretch>0</horstretch>
      <verstretch>0</verstretch>
     </sizepolicy>
    </property>
    <property name="styleSheet">
     <string notr="true">QPushButton {
  background-color: #708090;
  color: #d9d9d9; 
  border: 1px solid gray;
}

QPushButton:pressed {
    background-color: qradialgradient(spread:pad, cx:0.5, cy:0.5, radius:0.5, fx:0.5, fy:0.5, stop:0 rgba(0, 0, 0, 0), stop:0.52 rgba(0, 0, 0, 0), stop:0.565 rgba(82, 121, 76, 33), stop:0.650246 rgba(235, 235, 235, 64), stop:0.724138 rgba(255, 254, 250, 129), stop:0.768473 rgba(255, 255, 255, 204), stop:0.891626 rgba(253, 252, 255, 64), stop:1 rgba(0, 0, 0, 0));
}</string>
    </property>
    <property name="text">
     <string>-</string>
    </property>
   </widget>
   <widget class="QPushButton" name="creditButton">
    <property name="enabled">
     <bool>true</bool>
    </property>
    <property name="geometry">
     <rect>
      <x>140</x>
      <y>420</y>
      <width>141</width>
      <height>61</height>
     </rect>
    </property>
    <property name="sizePolicy">
     <sizepolicy hsizetype="Preferred" vsizetype="Preferred">
      <horstretch>0</horstretch>
      <verstretch>0</verstretch>
     </sizepolicy>
    </property>
    <property name="styleSheet">
     <string notr="true">QPushButton {
	background-color: #595959;
	color: #d9d9d9;
   	border: 1px solid grey;
}

QPushButton:pressed {
    	background-color: qradialgradient(spread:pad, cx:0.5, cy:0.5, radius:0.5, fx:0.5, fy:0.5, stop:0 rgba(0, 0, 0, 0), stop:0.52 rgba(0, 0, 0, 0), stop:0.565 rgba(82, 121, 76, 33), stop:0.650246 rgba(235, 235, 235, 64), stop:0.724138 rgba(255, 254, 250, 129), stop:0.768473 rgba(255, 255, 255, 204), stop:0.891626 rgba(253, 252, 255, 64), stop:1 rgba(0, 0, 0, 0));
}</string>
    </property>
    <property name="text">
     <string>Credit Calculator</string>
    </property>
   </widget>
   <widget class="QPushButton" name="eightButton">
    <property name="enabled">
     <bool>true</bool>
    </property>
    <property name="geometry">
     <rect>
      <x>240</x>
      <y>150</y>
      <width>61</width>
      <height>61</height>
     </rect>
    </property>
    <property name="sizePolicy">
     <sizepolicy hsizetype="Preferred" vsizetype="Preferred">
      <horstretch>0</horstretch>
      <verstretch>0</verstretch>
     </sizepolicy>
    </property>
    <property name="styleSheet">
     <string notr="true">QPushButton {
	background-color: #595959;
	color: #d9d9d9;
   	border: 1px solid grey;
}
QPushButton:pressed {
    background-color: qradialgradient(spread:pad, cx:0.5, cy:0.5, radius:0.5, fx:0.5, fy:0.5, stop:0 rgba(0, 0, 0, 0), stop:0.52 rgba(0, 0, 0, 0), stop:0.565 rgba(82, 121, 76, 33), stop:0.650246 rgba(235, 235, 235, 64), stop:0.724138 rgba(255, 254, 250, 129), stop:0.768473 rgba(255, 255, 255, 204), stop:0.891626 rgba(253, 252, 255, 64), stop:1 rgba(0, 0, 0, 0));
	border: 1px solid grey;
}</string>
    </property>
    <property name="text">
     <string>8</string>
    </property>
   </widget>
   <widget class="QCustomPlot" name="widget" native="true">
    <property name="geometry">
     <rect>
      <x>500</x>
      <y>0</y>
      <width>621</width>
      <height>391</height>
     </rect>
    </property>
    <property name="styleSheet">
     <string notr="true">  background-color: #708090;
  color: #d9d9d9; 
  border: 1px solid gray;</string>
    </property>
   </widget>
   <widget class="QDoubleSpinBox" name="min_x">
    <property name="geometry">
     <rect>
      <x>500</x>
      <y>420</y>
      <width>131</width>
      <height>61</height>
     </rect>
    </property>
    <property name="styleSheet">
     <string notr="true">	background-color: #595959;
	color: #d9d9d9;
   	border: 1px solid grey;</string>
    </property>
    <property name="minimum">
     <double>-1000000.000000000000000</double>
    </property>
    <property name="maximum">
     <double>1000000.000000000000000</double>
    </property>
    <property name="value">
     <double>-5.000000000000000</double>
    </property>
   </widget>
   <widget class="QDoubleSpinBox" name="max_x">
    <property name="geometry">
     <rect>
      <x>660</x>
      <y>420</y>
      <width>131</width>
      <height>61</height>
     </rect>
    </property>
    <property name="styleSheet">
     <string notr="true">	background-color: #595959;
	color: #d9d9d9;
   	border: 1px solid grey;</string>
    </property>
    <property name="minimum">
     <double>-1000000.000000000000000</double>
    </property>
    <property name="maximum">
     <double>1000000.000000000000000</double>
    </property>
    <property name="value">
     <double>5.000000000000000</double>
    </property>
   </widget>
   <widget class="QDoubleSpinBox" name="min_y">
    <property name="geometry">
     <rect>
      <x>830</x>
      <y>420</y>
      <width>131</width>
      <height>61</height>
     </rect>
    </property>
    <property name="styleSheet">
     <string notr="true">	background-color: #595959;
	color: #d9d9d9;
   	border: 1px solid grey;</string>
    </property>
    <property name="minimum">
     <double>-1000000.000000000000000</double>
    </property>
    <property name="maximum">
     <double>1000000.000000000000000</double>
    </property>
    <property name="value">
     <double>-5.000000000000000</double>
    </property>
   </widget>
   <widget class="QDoubleSpinBox" name="max_y">
    <property name="geometry">
     <rect>
      <x>990</x>
      <y>420</y>
      <width>131</width>
      <height>61</height>
     </rect>
    </property>
    <property name="styleSheet">
     <string notr="true">	background-color: #595959;
	color: #d9d9d9;
   	border: 1px solid grey;</string>
    </property>
    <property name="minimum">
     <double>-1000000.000000000000000</double>
    </property>
    <property name="maximum">
     <double>1000000.000000000000000</double>
    </property>
    <property name="value">
     <double>5.000000000000000</double>
    </property>
   </widget>
   <widget class="QDoubleSpinBox" name="enter_x">
    <property name="geometry">
     <rect>
      <x>120</x>
      <y>361</y>
      <width>121</width>
      <height>31</height>
     </rect>
    </property>
    <property name="styleSheet">
     <string notr="true">	background-color: #A9A9A9;
	color: #d9d9d9;
   	border: 1px solid gray;</string>
    </property>
    <property name="alignment">
     <set>Qt::AlignCenter</set>
    </property>
    <property name="minimum">
     <double>-1000000000000000043845843045076197354634047651840.000000000000000</double>
    </property>
    <property name="maximum">
     <double>9999999999999999932209486743616279764617084419440640.000000000000000</double>
    </property>
   </widget>
   <widget class="QLabel" name="label">
    <property name="geometry">
     <rect>
      <x>120</x>
      <y>330</y>
      <width>121</width>
      <height>31</height>
     </rect>
    </property>
    <property name="styleSheet">
     <string notr="true">	background-color: #A9A9A9;
	color: #d9d9d9;
   	border: 1px solid gray;</string>
    </property>
    <property name="text">
     <string>enter x</string>
    </property>
    <property name="alignment">
     <set>Qt::AlignCenter</set>
    </property>
   </widget>
   <widget class="QLabel" name="label_2">
    <property name="geometry">
     <rect>
      <x>500</x>
      <y>400</y>
      <width>58</width>
      <height>16</height>
     </rect>
    </property>
    <property name="text">
     <string>min x</string>
    </property>
   </widget>
   <widget class="QLabel" name="label_3">
    <property name="geometry">
     <rect>
      <x>990</x>
      <y>400</y>
      <width>58</width>
      <height>16</height>
     </rect>
    </property>
    <property name="text">
     <string>max y</string>
    </property>
   </widget>
   <widget class="QLabel" name="label_4">
    <property name="geometry">
     <rect>
      <x>830</x>
      <y>400</y>
      <width>58</width>
      <height>16</height>
     </rect>
    </property>
    <property name="text">
     <string>min y</string>
    </property>
   </widget>
   <widget class="QLabel" name="label_5">
    <property name="geometry">
     <rect>
      <x>660</x>
      <y>400</y>
      <width>58</width>
      <height>16</height>
     </rect>
    </property>
    <property name="text">
     <string>max x</string>
    </property>
   </widget>
  </widget>
 </widget>
 <customwidgets>
  <customwidget>
   <class>QCustomPlot</class>
   <extends>QWidget</extends>
   <header location="global">qcustomplot.h</header>
   <container>1</container>
  </customwidget>
 </customwidgets>
 <resources/>
 <connections/>
</ui>
